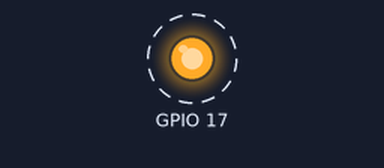
A program run on a simulated Raspberry Pi (BCM pin numbers). Shown: output pins drawn as LEDs (lit = HIGH). Dashed ring = blinking.

Above: at 0.15 s.
Timing chart, 0 to 3.0 s (numbered marks = the images above):
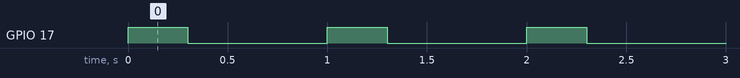

Measured:
- by itself, GPIO 17: alternates HIGH for 0.30 s and LOW for 0.70 s

The program:

light.py
```python
import RPi.GPIO as GPIO
import time

class Light(object):
    def __init__(self, port):
        self.port = port
        GPIO.setmode(GPIO.BCM)
        GPIO.setup(self.port, GPIO.OUT)
        self.on_state = GPIO.HIGH
        self.off_state = not self.on_state

    def set_on(self):
        GPIO.output(self.port, self.on_state)

    def set_off(self):
        GPIO.output(self.port, self.off_state)

    def is_on(self):
        return GPIO.input(self.port) == self.on_state

    def is_off(self):
        return GPIO.input(self.port) == self.off_state

    def toggle(self):
        if self.is_on():
            self.set_off()
        else:
            self.set_on()

    def blink(self, t=0.3):
        self.set_off()
        self.set_on()
        time.sleep(t)
        self.set_off()

if __name__ == "__main__":
    light = Light(17)
    while True:
        light.blink()
        time.sleep(0.7)
```
